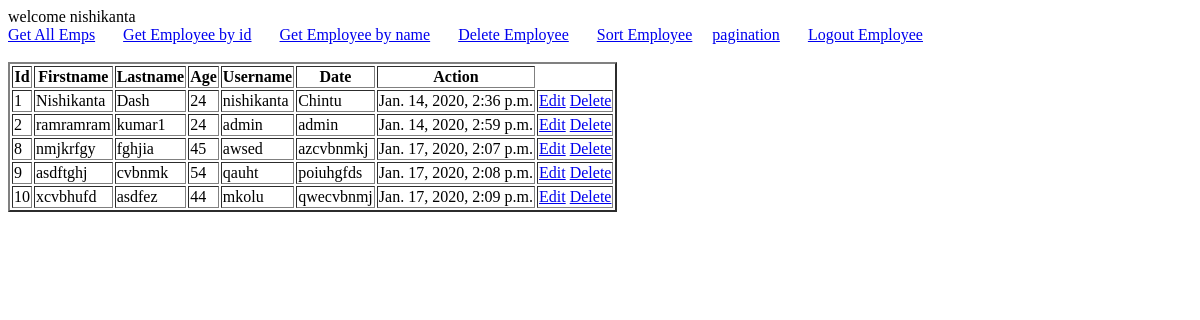
Page /customer/getall/ (signed in) on the earlier database version.
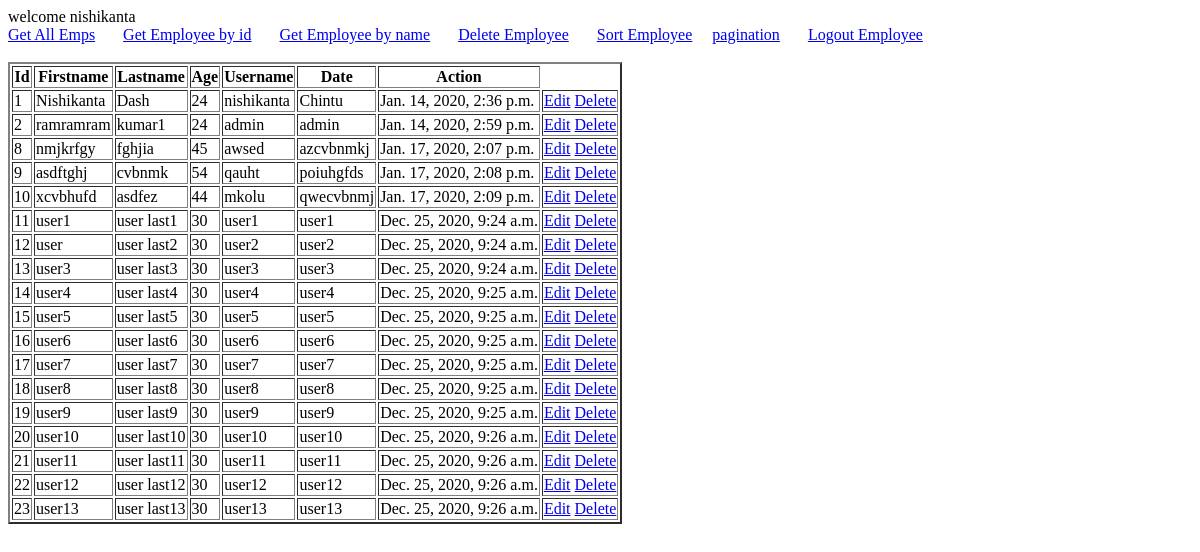
Same page on the later database version.
### customer/models.py (models this page shows)
class Employee(models.Model):
    id = models.AutoField(auto_created = True,primary_key = True)
    firstName = models.CharField(max_length=30)
    lastName = models.CharField(max_length=30)
    age = models.IntegerField(default=-1)
    username = models.CharField(max_length=30)
    password = models.CharField(max_length=30)
    created_date = models.DateTimeField(default=timezone.now)

### customer/permission.py (the view)
    def wrap(request, *args, **kwargs):
        try:
            userId = request.session["id"]
            if userId:
                return function(request, *args, **kwargs)
            else:
                return render(request, "customerLogin.html", {"msg": "session closed"})
        except Exception:
            return render(request, "customerLogin.html", {"msg": "session closed"})

### customer/permission.py (called while the page is built)
def is_session_active(function):
    def wrap(request, *args, **kwargs):
        try:
            userId = request.session["id"]
            if userId:
                return function(request, *args, **kwargs)
            else:
                return render(request, "customerLogin.html", {"msg": "session closed"})
        except Exception:
            return render(request, "customerLogin.html", {"msg": "session closed"})
    return wrap

### customer/views.py (called while the page is built)
@is_session_active
def handleGetall(request):
    list=Employee.objects.all()
    return render(request, "getall.html", {"emps": list})

### customer/templates/getall.html (shortened to what this page needs)
<!DOCTYPE html>
<html>
   <head>
   </head>
   <body>
   {% include "customerMenu.html" %}
   <table border = "2",width="30%">
        <tr>
            <th>Id </th>
            <th>Firstname </th>
            <th>Lastname </th>
            <th>Age </th>
            <th>Username </th>
            <th>Date </th>
            <th>Action</th>
        </tr>
       {% for e in emps %}
          <tr>
              <td>{{ e.id}} </td>
                   <td>{{ e.firstName}} </td>
                   <td>{{ e.lastName}}</td>
                   <td>{{ e.age}} </td>
                   <td>{{ e.username}} </td>
                   <td>{{ e.password}} </td>
                   <td>{{ e.created_date}} </td>
                  <td>
                  <a href="/customer/editEmployee?id={{e.id}}">Edit</a>
                  <a href="/customer/dltemp?id={{e.id}}">Delete</a>
                  </td>
          </tr>
       {% endfor %}
   </table>
   </body>
</html>

### customer/templates/customerMenu.html (shortened to what this page needs)
<!DOCTYPE html>
<html lang="en">
<head>
</head>
<body>
welcome {{request.session.fname}}
<br/>
<a href="/customer/getall/">Get All Emps</a> &nbsp;&nbsp;&nbsp;&nbsp;&nbsp;
<a href="/customer/getemp/">Get Employee by id</a> &nbsp;&nbsp;&nbsp;&nbsp;&nbsp;
<a href="/customer/getemp1/">Get Employee by name</a> &nbsp;&nbsp;&nbsp;&nbsp;&nbsp;
<a href="/customer/dltemp/">Delete Employee</a> &nbsp;&nbsp;&nbsp;&nbsp;&nbsp;
<a href="/customer/sortemp/">Sort Employee</a>&nbsp;&nbsp;&nbsp;&nbsp;
<a href="/customer/pagination">pagination</a>&nbsp;&nbsp;&nbsp;&nbsp;&nbsp;&nbsp;
<a href="/customer/logoutEmployee/">Logout Employee</a>&nbsp;&nbsp;&nbsp;&nbsp;
</body>
</html>
</body>
</html>

Differences in the rows shown:
added Employee: id "11", firstName "user1", lastName "user last1", age "30", username "user1", password "user1", created_date "Dec. 25, 2020, 9:24 a.m."
added Employee: id "12", firstName "user", lastName "user last2", age "30", username "user2", password "user2", created_date "Dec. 25, 2020, 9:24 a.m."
added Employee: id "13", firstName "user3", lastName "user last3", age "30", username "user3", password "user3", created_date "Dec. 25, 2020, 9:24 a.m."
added Employee: id "14", firstName "user4", lastName "user last4", age "30", username "user4", password "user4", created_date "Dec. 25, 2020, 9:25 a.m."
added Employee: id "15", firstName "user5", lastName "user last5", age "30", username "user5", password "user5", created_date "Dec. 25, 2020, 9:25 a.m."
added Employee: id "16", firstName "user6", lastName "user last6", age "30", username "user6", password "user6", created_date "Dec. 25, 2020, 9:25 a.m."
added Employee: id "17", firstName "user7", lastName "user last7", age "30", username "user7", password "user7", created_date "Dec. 25, 2020, 9:25 a.m."
added Employee: id "18", firstName "user8", lastName "user last8", age "30", username "user8", password "user8", created_date "Dec. 25, 2020, 9:25 a.m."
added Employee: id "19", firstName "user9", lastName "user last9", age "30", username "user9", password "user9", created_date "Dec. 25, 2020, 9:25 a.m."
added Employee: id "20", firstName "user10", lastName "user last10", age "30", username "user10", password "user10", created_date "Dec. 25, 2020, 9:26 a.m."
added Employee: id "21", firstName "user11", lastName "user last11", age "30", username "user11", password "user11", created_date "Dec. 25, 2020, 9:26 a.m."
added Employee: id "22", firstName "user12", lastName "user last12", age "30", username "user12", password "user12", created_date "Dec. 25, 2020, 9:26 a.m."
added Employee: id "23", firstName "user13", lastName "user last13", age "30", username "user13", password "user13", created_date "Dec. 25, 2020, 9:26 a.m."
